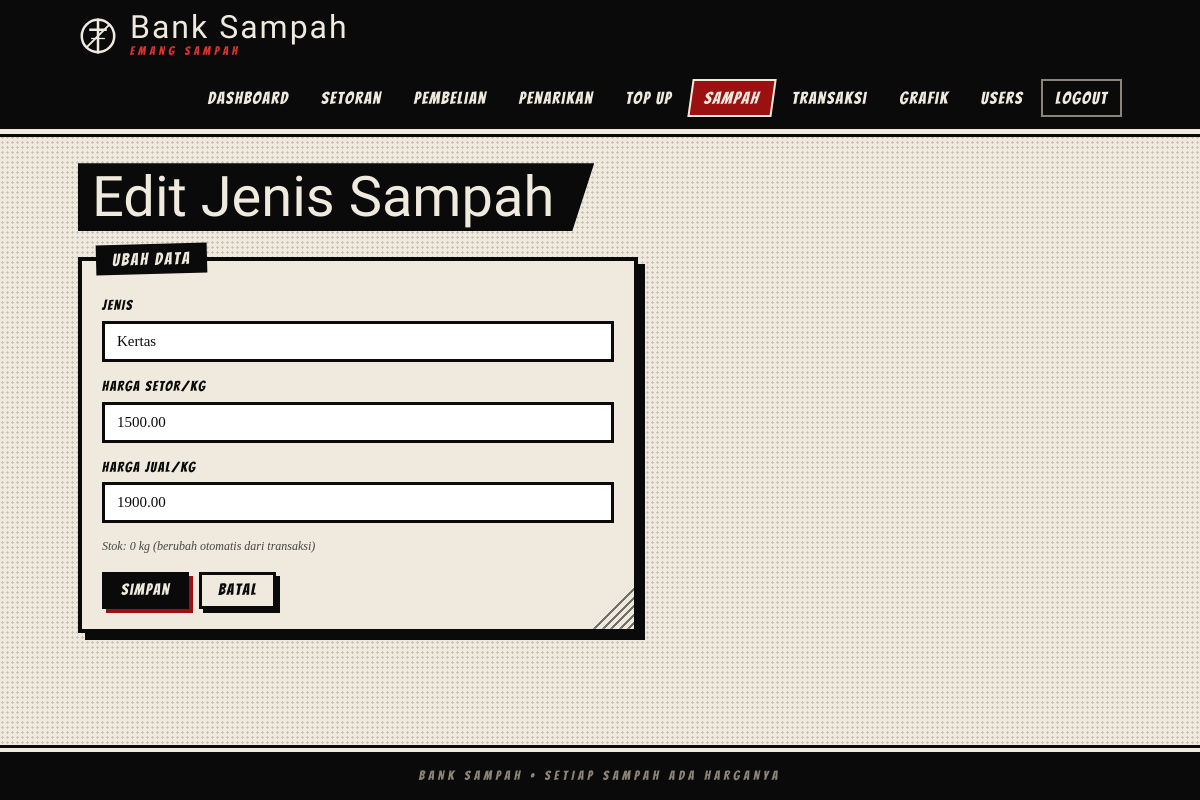
The page /admin/sampah_edit.php?id=2 (signed in) on the database its author committed.
### tables this page shows
CREATE TABLE `sampah` (
  `id_sampah` int(11) NOT NULL,
  `jenis` varchar(100) NOT NULL,
  `harga_setor_per_kg` decimal(10,2) NOT NULL,
  `harga_jual_per_kg` decimal(10,2) NOT NULL,
  `stok_kg` decimal(10,2) DEFAULT 0.00
);

### admin/sampah_edit.php (the view, shortened to what this page needs)
<?php
require_once "../config/layout.php";
$id = (int)($_GET['id'] ?? $_POST['id'] ?? 0);
$stmt = mysqli_prepare($koneksi, "SELECT * FROM sampah WHERE id_sampah = ?");
mysqli_stmt_bind_param($stmt, "i", $id);
mysqli_stmt_execute($stmt);
$sampah = mysqli_fetch_assoc(mysqli_stmt_get_result($stmt));
?>
<section class="panel lebar-form">
    <h3>Ubah Data</h3>
    <form method="POST">
        <label for="jenis">Jenis</label>
        <input type="text" id="jenis" name="jenis" value="<?= h($sampah['jenis']) ?>" required>
        <label for="hs">Harga setor/kg</label>
        <input type="number" id="hs" step="0.01" min="0" name="harga_setor_per_kg" value="<?= h($sampah['harga_setor_per_kg']) ?>" required>
        <label for="hj">Harga jual/kg</label>
        <input type="number" id="hj" step="0.01" min="0" name="harga_jual_per_kg" value="<?= h($sampah['harga_jual_per_kg']) ?>" required>
        <p class="catatan">Stok: <?= kg($sampah['stok_kg']) ?> (berubah otomatis dari transaksi)</p>
        <div class="aksi" style="margin-top:16px">
            <button type="submit">Simpan</button>
            <a class="btn terang" href="sampah.php">Batal</a>
        </div>
    </form>
</section>

### assets/style.css (style rules this page uses)
:root { --ink:#0a0a0a; --paper:#efeadd; --paper-2:#dcd5c4; --grey:#8a8578; --blood:#9b1111; --blood-dark:#4d0707; --blood-lt:#e03030; --f-judul:'Pirata One','UnifrakturCook',Georgia,serif; --f-sfx:'Bangers',Impact,'Arial Narrow',sans-serif; --f-teks:'Libre Baskerville',Georgia,'Times New Roman',serif; }
* { box-sizing:border-box }
html { background:var(--ink) }
body { margin:0; min-height:100vh; font-family:var(--f-teks); font-size:15px; line-height:1.55; color:var(--ink); background-color:var(--paper); background-image:radial-gradient(rgba(0,0,0,.16) 1px,transparent 1.3px); background-size:5px 5px; display:flex; flex-direction:column; }
a { color:var(--ink) }
.panel { position:relative;isolation:isolate;background:var(--paper);border:4px solid var(--ink); box-shadow:7px 7px 0 var(--ink);padding:30px 20px 20px;margin:0 0 38px; }
.panel::after { content:"";position:absolute;right:0;bottom:0;width:46px;height:46px;z-index:-1;opacity:.55; background:repeating-linear-gradient(135deg,var(--ink) 0 2px,transparent 2px 6px); clip-path:polygon(100% 0,100% 100%,0 100%) }
.panel>h3:first-child { position:absolute;top:-17px;left:14px;margin:0;background:var(--ink);color:var(--paper); font-family:var(--f-sfx);font-weight:400;font-size:17px;letter-spacing:2px;padding:2px 16px;transform:rotate(-1.5deg); }
.lebar-form { max-width:560px }
label { display:block;font-family:var(--f-sfx);font-size:14px;letter-spacing:1.5px;text-transform:uppercase;margin-top:4px }
input,select { display:block;width:100%;max-width:100%;margin:4px 0 14px;padding:9px 12px;border:3px solid var(--ink);border-radius:0; background:#fff;color:var(--ink);font-family:var(--f-teks);font-size:15px; }
button,.btn { display:inline-block;font-family:var(--f-sfx);font-size:16px;letter-spacing:1.5px;line-height:1.3; background:var(--ink);color:var(--paper);border:3px solid var(--ink);padding:5px 16px;cursor:pointer;text-decoration:none; box-shadow:4px 4px 0 var(--blood);transition:transform .08s,box-shadow .08s; }
.terang { background:var(--paper)!important;color:var(--ink)!important;box-shadow:4px 4px 0 var(--ink)!important }
.aksi { display:flex;gap:10px;flex-wrap:wrap;align-items:center }
.catatan { font-size:12px;color:#444;font-style:italic;margin:6px 0 0 }

### rows shown on the page
sampah: jenis "Kertas", harga_setor_per_kg "1500.00", harga_jual_per_kg "1900.00", stok_kg "0 kg"

### other values the page prints
$nama "Dashboard"
$nama "Setoran"
$nama "Pembelian"
$nama "Penarikan"
$nama "Top Up"
$nama "Sampah"
$nama "Transaksi"
$nama "Grafik"
$nama "Users"
$judul "Edit Jenis Sampah"
